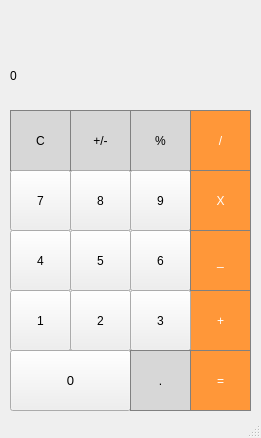
<?xml version="1.0" encoding="UTF-8"?>
<ui version="4.0">
 <class>MainWindow</class>
 <widget class="QMainWindow" name="MainWindow">
  <property name="geometry">
   <rect>
    <x>0</x>
    <y>0</y>
    <width>261</width>
    <height>438</height>
   </rect>
  </property>
  <property name="windowTitle">
   <string>MainWindow</string>
  </property>
  <widget class="QWidget" name="centralwidget">
   <widget class="QLabel" name="label">
    <property name="geometry">
     <rect>
      <x>10</x>
      <y>40</y>
      <width>241</width>
      <height>71</height>
     </rect>
    </property>
    <property name="styleSheet">
     <string notr="true">QLabel {
  qproperty-alignment: 'AlignVCenter | AlignRight';
  border: 1px solid gray;
}

background-color : white;</string>
    </property>
    <property name="text">
     <string>0</string>
    </property>
   </widget>
   <widget class="QPushButton" name="pushButton_clear">
    <property name="geometry">
     <rect>
      <x>10</x>
      <y>110</y>
      <width>61</width>
      <height>61</height>
     </rect>
    </property>
    <property name="styleSheet">
     <string notr="true">QPushButton {
  background-color: rgb(215, 215, 215);
  border: 1px solid gray;
}
QPushButton:pressed {
    background-color: qlineargradient(x1: 0, y1: 0, x2: 0, y2: 1,
                                      stop: 0 #BEBEBE, stop: 1 #D7D7D7);
}
</string>
    </property>
    <property name="text">
     <string>C</string>
    </property>
   </widget>
   <widget class="QPushButton" name="pushButton_plusMin">
    <property name="geometry">
     <rect>
      <x>70</x>
      <y>110</y>
      <width>61</width>
      <height>61</height>
     </rect>
    </property>
    <property name="styleSheet">
     <string notr="true">QPushButton {
  background-color: rgb(215, 215, 215);
  border: 1px solid gray;
}
QPushButton:pressed {
    background-color: qlineargradient(x1: 0, y1: 0, x2: 0, y2: 1,
                                      stop: 0 #BEBEBE, stop: 1 #D7D7D7);
}
</string>
    </property>
    <property name="text">
     <string>+/-</string>
    </property>
   </widget>
   <widget class="QPushButton" name="pushButton_percentage">
    <property name="geometry">
     <rect>
      <x>130</x>
      <y>110</y>
      <width>61</width>
      <height>61</height>
     </rect>
    </property>
    <property name="styleSheet">
     <string notr="true">QPushButton {
  background-color: rgb(215, 215, 215);
  border: 1px solid gray;
}
QPushButton:pressed {
    background-color: qlineargradient(x1: 0, y1: 0, x2: 0, y2: 1,
                                      stop: 0 #BEBEBE, stop: 1 #D7D7D7);
}
</string>
    </property>
    <property name="text">
     <string>%</string>
    </property>
   </widget>
   <widget class="QPushButton" name="pushButton_devide">
    <property name="geometry">
     <rect>
      <x>190</x>
      <y>110</y>
      <width>61</width>
      <height>61</height>
     </rect>
    </property>
    <property name="styleSheet">
     <string notr="true">QPushButton {
  background-color: rgb(255, 151, 57);
  color: white; 
  border: 1px solid gray;
}
QPushButton:pressed {
    background-color: qlineargradient(x1: 0, y1: 0, x2: 0, y2: 1,
                                      stop: 0 #BEBEBE, stop: 1 #D7D7D7);
}</string>
    </property>
    <property name="text">
     <string>/</string>
    </property>
   </widget>
   <widget class="QPushButton" name="pushButton_7">
    <property name="geometry">
     <rect>
      <x>10</x>
      <y>170</y>
      <width>61</width>
      <height>61</height>
     </rect>
    </property>
    <property name="styleSheet">
     <string notr="true"/>
    </property>
    <property name="text">
     <string>7</string>
    </property>
   </widget>
   <widget class="QPushButton" name="pushButton_9">
    <property name="geometry">
     <rect>
      <x>130</x>
      <y>170</y>
      <width>61</width>
      <height>61</height>
     </rect>
    </property>
    <property name="styleSheet">
     <string notr="true"/>
    </property>
    <property name="text">
     <string>9</string>
    </property>
   </widget>
   <widget class="QPushButton" name="pushButton_8">
    <property name="geometry">
     <rect>
      <x>70</x>
      <y>170</y>
      <width>61</width>
      <height>61</height>
     </rect>
    </property>
    <property name="styleSheet">
     <string notr="true"/>
    </property>
    <property name="text">
     <string>8</string>
    </property>
   </widget>
   <widget class="QPushButton" name="pushButton_multiply">
    <property name="geometry">
     <rect>
      <x>190</x>
      <y>170</y>
      <width>61</width>
      <height>61</height>
     </rect>
    </property>
    <property name="styleSheet">
     <string notr="true">QPushButton {
  background-color: rgb(255, 151, 57);
  color: white; 
  border: 1px solid gray;
}
QPushButton:pressed {
    background-color: qlineargradient(x1: 0, y1: 0, x2: 0, y2: 1,
                                      stop: 0 #BEBEBE, stop: 1 #D7D7D7);
}</string>
    </property>
    <property name="text">
     <string>X</string>
    </property>
   </widget>
   <widget class="QPushButton" name="pushButton_add">
    <property name="geometry">
     <rect>
      <x>190</x>
      <y>290</y>
      <width>61</width>
      <height>61</height>
     </rect>
    </property>
    <property name="styleSheet">
     <string notr="true">QPushButton {
  background-color: rgb(255, 151, 57);
  color: white; 
  border: 1px solid gray;
}
QPushButton:pressed {
    background-color: qlineargradient(x1: 0, y1: 0, x2: 0, y2: 1,
                                      stop: 0 #BEBEBE, stop: 1 #D7D7D7);
}</string>
    </property>
    <property name="text">
     <string>+</string>
    </property>
   </widget>
   <widget class="QPushButton" name="pushButton_4">
    <property name="geometry">
     <rect>
      <x>10</x>
      <y>230</y>
      <width>61</width>
      <height>61</height>
     </rect>
    </property>
    <property name="styleSheet">
     <string notr="true"/>
    </property>
    <property name="text">
     <string>4</string>
    </property>
   </widget>
   <widget class="QPushButton" name="pushButton_6">
    <property name="geometry">
     <rect>
      <x>130</x>
      <y>230</y>
      <width>61</width>
      <height>61</height>
     </rect>
    </property>
    <property name="styleSheet">
     <string notr="true"/>
    </property>
    <property name="text">
     <string>6</string>
    </property>
   </widget>
   <widget class="QPushButton" name="pushButton_1">
    <property name="geometry">
     <rect>
      <x>10</x>
      <y>290</y>
      <width>61</width>
      <height>61</height>
     </rect>
    </property>
    <property name="styleSheet">
     <string notr="true"/>
    </property>
    <property name="text">
     <string>1</string>
    </property>
   </widget>
   <widget class="QPushButton" name="pushButton_5">
    <property name="geometry">
     <rect>
      <x>70</x>
      <y>230</y>
      <width>61</width>
      <height>61</height>
     </rect>
    </property>
    <property name="styleSheet">
     <string notr="true"/>
    </property>
    <property name="text">
     <string>5</string>
    </property>
   </widget>
   <widget class="QPushButton" name="pushButton_2">
    <property name="geometry">
     <rect>
      <x>70</x>
      <y>290</y>
      <width>61</width>
      <height>61</height>
     </rect>
    </property>
    <property name="styleSheet">
     <string notr="true"/>
    </property>
    <property name="text">
     <string>2</string>
    </property>
   </widget>
   <widget class="QPushButton" name="pushButton_3">
    <property name="geometry">
     <rect>
      <x>130</x>
      <y>290</y>
      <width>61</width>
      <height>61</height>
     </rect>
    </property>
    <property name="styleSheet">
     <string notr="true"/>
    </property>
    <property name="text">
     <string>3</string>
    </property>
   </widget>
   <widget class="QPushButton" name="pushButton_subtract">
    <property name="geometry">
     <rect>
      <x>190</x>
      <y>230</y>
      <width>61</width>
      <height>61</height>
     </rect>
    </property>
    <property name="styleSheet">
     <string notr="true">QPushButton {
  background-color: rgb(255, 151, 57);
  color: white; 
  border: 1px solid gray;
}
QPushButton:pressed {
    background-color: qlineargradient(x1: 0, y1: 0, x2: 0, y2: 1,
                                      stop: 0 #BEBEBE, stop: 1 #D7D7D7);
}</string>
    </property>
    <property name="text">
     <string>_</string>
    </property>
   </widget>
   <widget class="QPushButton" name="pushButton_0">
    <property name="geometry">
     <rect>
      <x>10</x>
      <y>350</y>
      <width>121</width>
      <height>61</height>
     </rect>
    </property>
    <property name="font">
     <font>
      <pointsize>10</pointsize>
     </font>
    </property>
    <property name="styleSheet">
     <string notr="true"/>
    </property>
    <property name="text">
     <string>0</string>
    </property>
   </widget>
   <widget class="QPushButton" name="pushButton_decimal">
    <property name="geometry">
     <rect>
      <x>130</x>
      <y>350</y>
      <width>61</width>
      <height>61</height>
     </rect>
    </property>
    <property name="styleSheet">
     <string notr="true">QPushButton {
  background-color: rgb(215, 215, 215);
  border: 1px solid gray;
}
QPushButton:pressed {
    background-color: qlineargradient(x1: 0, y1: 0, x2: 0, y2: 1,
                                      stop: 0 #BEBEBE, stop: 1 #D7D7D7);
}
</string>
    </property>
    <property name="text">
     <string>.</string>
    </property>
   </widget>
   <widget class="QPushButton" name="pushButton_equals">
    <property name="geometry">
     <rect>
      <x>190</x>
      <y>350</y>
      <width>61</width>
      <height>61</height>
     </rect>
    </property>
    <property name="styleSheet">
     <string notr="true">QPushButton {
  background-color: rgb(255, 151, 57);
  color: white; 
  border: 1px solid gray;
}
QPushButton:pressed {
    background-color: qlineargradient(x1: 0, y1: 0, x2: 0, y2: 1,
                                      stop: 0 #BEBEBE, stop: 1 #D7D7D7);
}</string>
    </property>
    <property name="text">
     <string>=</string>
    </property>
   </widget>
  </widget>
  <widget class="QStatusBar" name="statusbar"/>
 </widget>
 <resources/>
 <connections/>
</ui>
